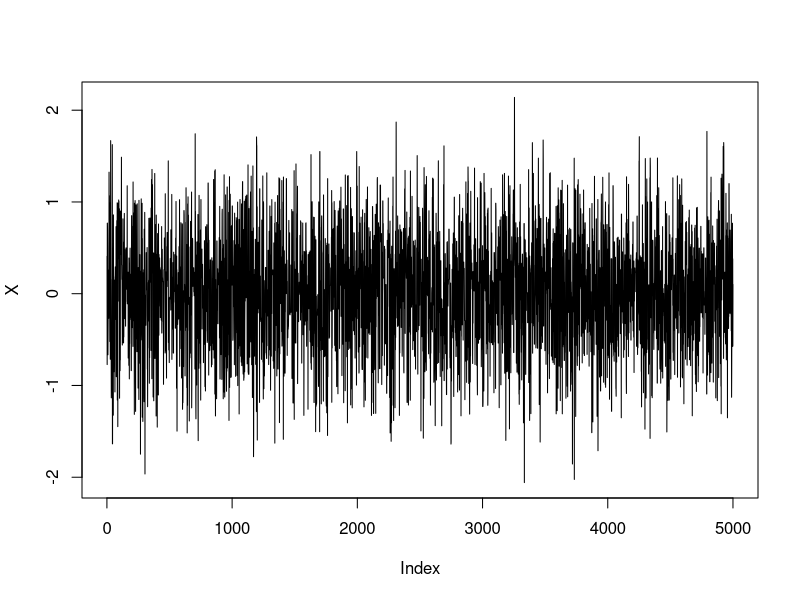
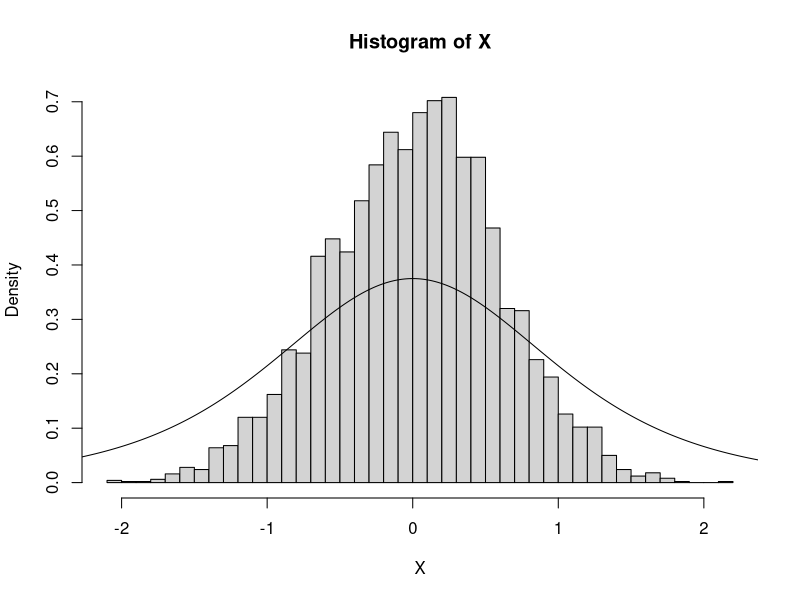
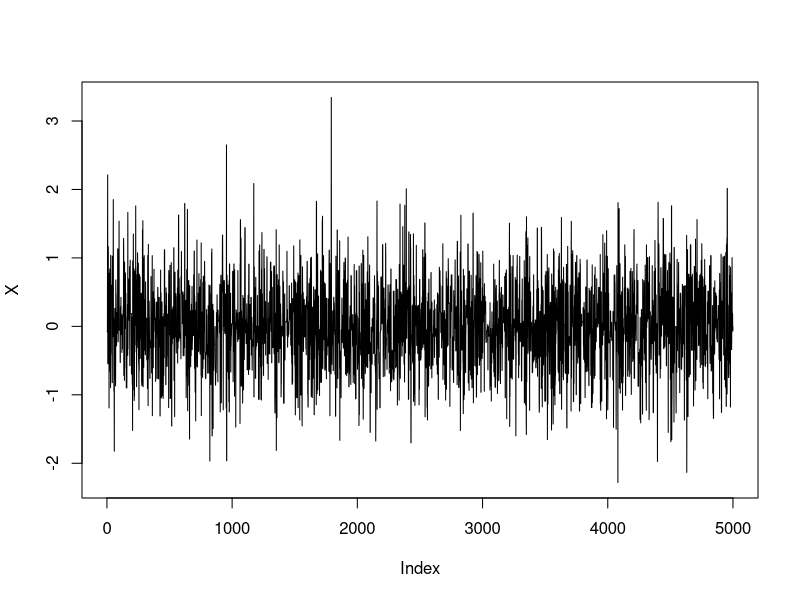
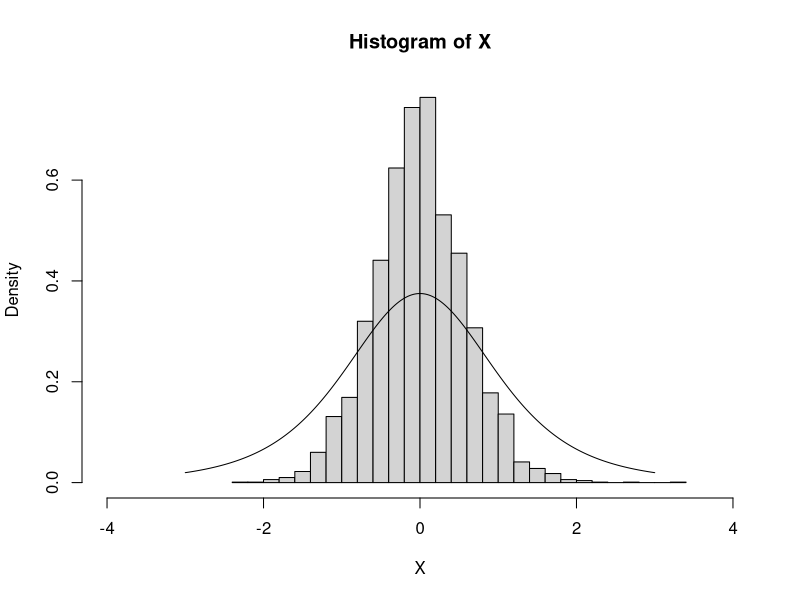

The R source for these figures, in order:
#6.10 a

N= 5000
X=rep(rnorm(1,0,1), N) #initialize the chain
n = 4
for(i in 2:N){
  Y=rnorm(1, 0, 1) # sample from Y
  rho=(dt(Y,df=n)/dt(X[i-1], df= n))*(dnorm(Y, 0,1)/dnorm(X[i-1],0,1)) # this is f(y)/f(x) and because q is Uniform 0,1 the q portion is = 1/1 - probability of accepting
  X[i]=X[i-1] + (Y-X[i-1])*(runif(1)<rho) # if true then equal to 1 and =Y, if false then 0 and = to last value in chain
}

plot(X,type = "l") # samping from X, which is y-axis 0 to 1
#does it look like a t density?
hist(X,breaks = 40, probability = TRUE) # and it does
#superimpose the target density Beta(2.7,6.3) to verify how good
x<-seq(-3,3, by=.01)
y<-dt(x,df=4)
lines(x,y)
mean(X)
#Mean of t-distibution is 0, oTherwise undefined. When calculating mean of all X, or accepted values 
#with candidate density N(0,1) for a target t-distribution with df = 4 mean is 0.007

#6.10b
N= 5000
X=rep(rt(1,2), N) #initialize the chain
n = 4
for(i in 2:N){
  Y=rt(1,2) # sample from Y
  rho=(dt(Y,df=n)/dt(X[i-1], df= n))*(dt(Y,2)/dt(X[i-1],2))# this is f(y)/f(x) and because q is Uniform 0,1 the q portion is = 1/1 - probability of accepting
  X[i]=X[i-1] + (Y-X[i-1])*(runif(1)<rho) # if true then equal to 1 and =Y, if false then 0 and = to last value in chain
}

plot(X,type = "l") # samping from X, which is y-axis 0 to 1
#does it look like a t density?
hist(X,breaks = 40, probability = TRUE, xlim = c(-4,4)) # and it does
#superimpose the target density Beta(2.7,6.3) to verify how good
x<-seq(-3,3, by=.01)
y<-dt(x,df=4)
lines(x,y)
mean(X)
#Mean of t-distibution is 0, otherwise undefined. When calculating mean of all X, or accepted values 
#with candidate denstity t and df = 2 for target t distribution and df = 4 mean is 0.117